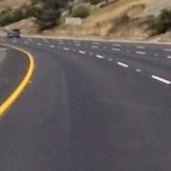
#> input picture writeup/non-vehicle_input.png, 171 x 171 px
$ python demo_hog.py writeup/non-vehicle_input.png out.png
#> lines starting #> are read from the running program, lines starting #| are printed output that depends on the picture
### car_features.py
import cv2
import numpy as np
from skimage.feature import hog

from pipeline import Processor


def get_hog_features(img, orient, pix_per_cell, cell_per_block, transform_sqrt,
                     vis=False, feature_vec=True):
    """
    Returns `(features, hog_image)` tuple when `vis` is set, otherwise returns just `features`
    """
    return hog(img, orientations=orient, pixels_per_cell=(pix_per_cell, pix_per_cell),
               cells_per_block=(cell_per_block, cell_per_block), transform_sqrt=transform_sqrt, visualise=vis,
               feature_vector=feature_vec)


def bin_spatial(img, size=(32, 32)):
    return cv2.resize(img, size).ravel()


# [23 lines left out: functions color_hist, convert_color, not called in this run]


def convert_color_bgr(image, color_space):
    color_type_map = {
        'HSV': cv2.COLOR_BGR2HSV,
        'LUV': cv2.COLOR_BGR2LUV,
        'HLS': cv2.COLOR_BGR2HLS,
        'YUV': cv2.COLOR_BGR2YUV,
        'YCrCb': cv2.COLOR_BGR2YCrCb,
    }

    if color_space != 'RGB':
        return cv2.cvtColor(image, color_type_map[color_space])
    return np.copy(image)


class ExtractFeatures(Processor):
    """
    This takes input image in BGR order, scaled in range [0..255]
    """

    # [46 lines left out: functions __init__, apply, not called in this run]

    def dump_input_frame(self, image):
        return np.copy(image)

    def dump_output_frame(self, image):
        # TODO
        return np.copy(image)

### demo_hog.py
#!/usr/bin/env python3

import argparse
import logging
import os

import cv2
import numpy as np

from car_features import get_hog_features, convert_color_bgr


def main():
    parser = argparse.ArgumentParser(formatter_class=argparse.ArgumentDefaultsHelpFormatter)
    parser.add_argument('--color', type=str, default='YCrCb', choices=['HLS', 'RGB', 'YCrCb', 'YUV', 'LUV'],
                        help='Target color space')
    parser.add_argument('--orient', type=int, default=9, help='Number of HOG orientation bins')
    parser.add_argument('--cell', type=int, default=8, help='Size (in pixels) of HOG cells')
    parser.add_argument('--block', type=int, default=3, help='Number of cells in each HOG block')
    parser.add_argument('input', type=str, help='Input image')
    parser.add_argument('output', type=str, help='Output image')

    logging.basicConfig(level=logging.INFO, format='%(asctime)s %(name)-12s %(levelname)-8s %(message)s')

    args = parser.parse_args()

    target_size = (64, 64)

    img = cv2.imread(args.input)
#> img is the input picture: shape (171, 171, 3); mean B, G, R 88.8, 90.8, 98.6
    if img.shape[0:2] != target_size:
        img = cv2.resize(img, target_size)
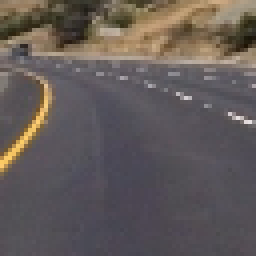
#> img: shape (64, 64, 3) (shown 4 times larger); mean B, G, R 88.7, 90.7, 98.5
    img = convert_color_bgr(img, args.color)
#> in convert_color_bgr, `return cv2.cvtColor(image, color_type_map[color_space])`: returned value: shape (64, 64, 3); mean of channels 0, 1, 2 92.8, 132.1, 125.7

    hog_img = np.dstack((get_hog_features(img[:, :, channel], orient=args.orient, pix_per_cell=args.cell,
                                          cell_per_block=args.block, transform_sqrt=True, vis=True,
                                          feature_vec=True)[1] for channel in range(0, 3)))
#> hog_img: shape (64, 64, 3) float64; mean of channels 0, 1, 2 0.0804, 0.00987, 0.0149
    hog_img *= 255.
#> hog_img: shape (64, 64, 3) float64; mean of channels 0, 1, 2 20.5, 2.5, 3.8
    print(f'Writing {args.output}')
    cv2.imwrite(args.output, hog_img)
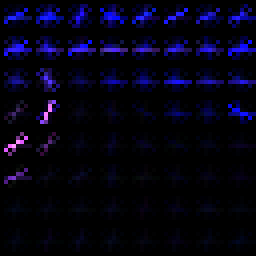
#> saved as out.png: shape (64, 64, 3) (shown 4 times larger); mean B, G, R 18.9, 2.5, 3.7

    for ch_idx in range(hog_img.shape[2]):
        channel = hog_img[:, :, ch_idx]
        prefix, ext = os.path.splitext(args.output)
        fname = f'{prefix}_{ch_idx}{ext}'
        print(f'Writing {fname}')
        cv2.imwrite(fname, channel)
#> this loop made 3 passes
#> pass 1, in main, `channel = hog_img[:, :, ch_idx]`:
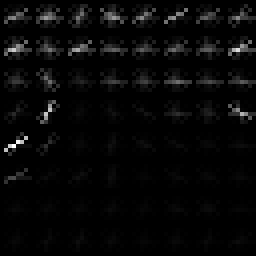
#> channel: shape (64, 64) float64 (shown 4 times larger); min 0, max 673.1, mean 20.5; drawn with min black and max white
#> pass 1, in main, `cv2.imwrite(fname, channel)`:
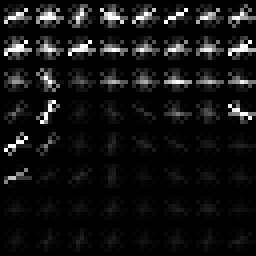
#> saved as out_0.png: shape (64, 64) (shown 4 times larger); min 0, max 255, mean 18.9
#> pass 2, in main, `channel = hog_img[:, :, ch_idx]`:
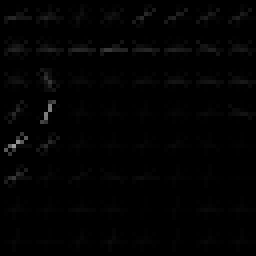
#> channel: shape (64, 64) float64 (shown 4 times larger); min 0, max 153.3, mean 2.5


if __name__ == '__main__':
    main()
